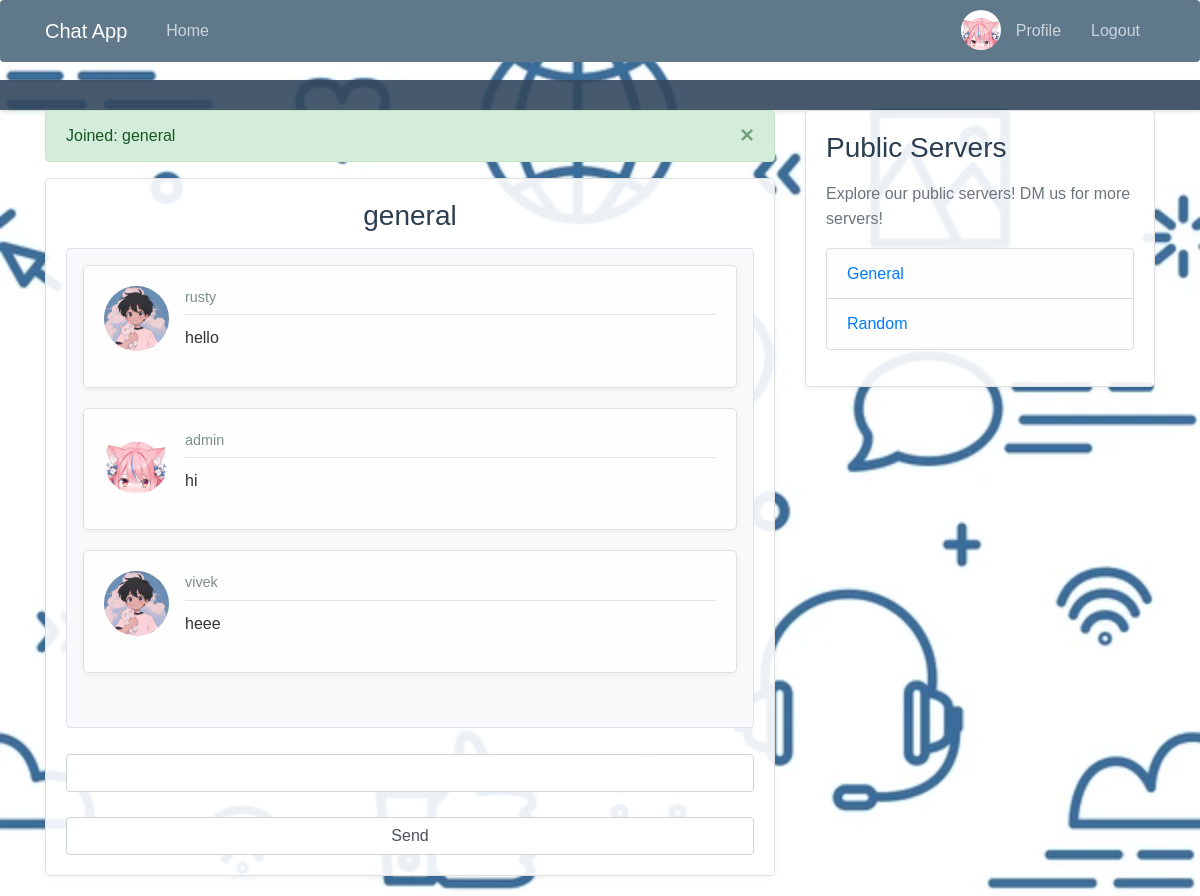
Screenshot of /general/ (signed in) with the database file from the repository.
### users/models.py (models this page shows, shortened)
class Profile(models.Model):
    user = models.OneToOneField(User, on_delete=models.CASCADE)
    image = models.ImageField(default="default.jpg", upload_to='profile_pics')

### chat/models.py (models this page shows, shortened)
class Message(models.Model):
    username = models.CharField(max_length=50)
    room = models.CharField(max_length=50)
    message_content = models.TextField()
    date_added = models.DateTimeField(auto_now_add=True)
    profile_pic = models.ImageField()
    class Meta:
        ordering = ('date_added', )

class Room(models.Model):
    name = models.CharField(max_length=50)
    slug = models.CharField(max_length=50, unique=True)

### chat/views.py (the view)
# urls.py: path('<str:room_name>/', chat_views.chat_room, name='chat-room'),
@login_required
def chat_room(request, room_name):
    db_messages = Message.objects.filter(room=room_name)[:]
    messages.success(request, f"Joined: {room_name}")
    return render(request, 'chat/chatroom.html', {
        'room_name': room_name,
        'title': room_name,
        'db_messages': db_messages,
    })

### chat/context_processors.py (called while the page is built)
def public_rooms(request):
    rooms = Room.objects.all()
    return {'rooms': rooms}

### chat/templates/chat/chatroom.html (shortened to what this page needs)
{% extends "chat/base.html" %} {% load crispy_forms_tags %} {% block content %}
<div class="content-section">
    <h3 class="text-center">{{room_name}}</h3>
    <div id="chat-log-container"
        class="container bg-light p-3 rounded-sm border rounded overflow-auto"
        style="height: 480px; overflow-y:auto">
        <div id="chat-log">
            {% if db_messages %}
            {% for m in db_messages %}
            <div class="media content-section">
                <img class="rounded-circle article-img" src="{{m.profile_pic}}" />
                <div class="media-body">
                    <div class="article-metadata">
                        <span class="mr-2"> {{m.username}}  </span>
                    </div>
                    <p class="article-content">  {{m.message_content}}  </p>
                </div>
            </div>
            {% endfor %}
            {% endif %}
        </div>
    </div>
    <br />
    <input
        class="form-control"
        id="chat-message-input"
        type="text"
        size="100"
        /><br />
    <input
        class="form-control"
        id="chat-message-submit"
        type="button"
        value="Send"
        />
</div>
{% endblock content %}

### chat/templates/chat/base.html (shortened to what this page needs)
{% load static %}
<!DOCTYPE html>
<html>
<head>
    <link rel="stylesheet" href="https://maxcdn.bootstrapcdn.com/bootstrap/4.0.0/css/bootstrap.min.css">
    <link rel="stylesheet" type="text/css" href="{% static 'chat/main.css' %}">
</head>
<body>
    <header class="site-header">
      <nav class="navbar navbar-expand-md navbar-dark bg-steel fixed-top">
        <div class="container">
          <a class="navbar-brand mr-4" href="{% url 'chat-home' %}">Chat App</a>
          <div class="collapse navbar-collapse" id="navbarToggle">
            <div class="navbar-nav mr-auto">
              <a class="nav-item nav-link" href="{% url 'chat-home' %}">Home</a>
            </div>
            <div class="navbar-nav">
              {% if user.is_authenticated %}
              <img width="50px" class="rounded-circle" style="max-height: 40px; max-width: 40px;" src="{{user.profile.image.url}}">
                <a class="nav-item nav-link" href="{% url 'profile' %}"> Profile</a>
                <a class="nav-item nav-link" href="{% url 'logout' %}">Logout</a>
              {% else %}
                <a class="nav-item nav-link" href="{% url 'login' %}">Login</a>
                <a class="nav-item nav-link" href="{% url 'register' %}">Register</a>
              {% endif %}
            </div>
          </div>
        </div>
      </nav>
    </header>
    <main role="main" class="container">
      <div class="row">
        <div class="col-md-8">
          {% if messages %}
            {% for message in messages %}
                <div class="alert alert-{{ message.tags }} alert-dismissible fade show" role="alert">
                {{ message }}
                <button type="button" class="close" data-dismiss="alert" aria-label="Close">
                    <span aria-hidden="true">&times;</span>
                </button>
                </div>
            {% endfor %}
          {% endif %}
          {% block content %}{% endblock %}
        </div>
        <div class="col-md-4">
          <div class="content-section">
            <h3>Public Servers</h3>
            <p class='text-muted'>Explore our public servers! DM us for more servers!
              <ul class="list-group">
                {% if rooms is None %}
                <li class="list-group-item list-group-item-light"> No public servers available for now </li>
                {% else %}
                {% for room in rooms %}
                <li class="list-group-item list-group-item-light">
                    <a href="{% url 'chat-room' room.slug %}">
                        {{room.name}}
                    </a>
                </li>
                {% endfor %}
                {% endif %}
              </ul>
            </p>
          </div>
        </div>
      </div>
    </main>
</body>
</html>

### chat/static/chat/main.css (style rules this page uses)
body { background: url('b2.webp') no-repeat center center fixed; background-size: cover; color: #333333; font-family: 'Arial', sans-serif; margin-top: 5rem; line-height: 1.6; }
h1, h2, h3, h4, h5, h6 { color: #2c3e50; margin-bottom: 1rem; }
ul { margin: 0; padding: 0; list-style-type: none; }
.site-header { background-color: rgba(52, 73, 94, 0.9); padding: 15px 20px; box-shadow: 0 2px 4px rgba(0, 0, 0, 0.1); }
.site-header .navbar-nav .nav-link { color: #cbd5db; padding: 8px 15px; transition: all 0.3s ease-in-out; }
.content-section { background: rgba(255, 255, 255, 0.9); padding: 20px; border: 1px solid #e0e0e0; border-radius: 5px; margin-bottom: 20px; box-shadow: 0 2px 5px rgba(0, 0, 0, 0.05); }
.bg-steel { background-color: #5f788a; color: #ffffff; padding: 10px 15px; border-radius: 4px; }
.article-content { white-space: pre-line; margin-top: 10px; font-size: 1rem; }
.article-img { height: 65px; width: 65px; margin-right: 16px; border-radius: 50%; object-fit: cover; }
.article-metadata { padding-bottom: 5px; margin-bottom: 8px; border-bottom: 1px solid #e3e3e3; color: #7f8c8d; font-size: 0.9rem; }

### rows the page displays
Message: profile_pic (placeholder picture), username "rusty", message_content "hello"
Message: profile_pic (picture), username "admin", message_content "hi"
Message: profile_pic (placeholder picture), username "vivek", message_content "heee"
Room: name "General"
Room: name "Random"

### other values shown
{{ message }} "Joined: general"
{{ room_name }} "general"
